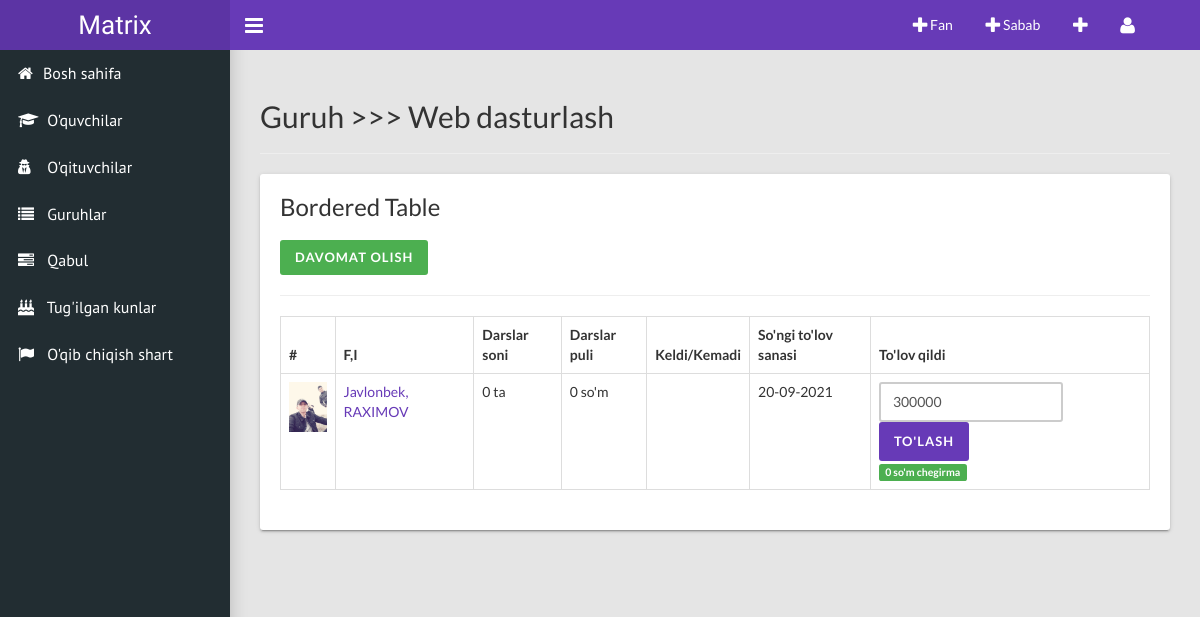
The page /group/1 on the database its author committed.
### main/models.py (models this page shows, shortened)
class Group(models.Model):
    own = models.ForeignKey(User, related_name="own_group", on_delete=models.CASCADE, blank=True, null=True)
    teacher = models.ForeignKey(Teacher, related_name="group", on_delete=models.CASCADE, blank=True)
    name = models.CharField("Guruh nomi", max_length=350)
    subject = models.ForeignKey(Subjects, related_name="teachers_group", on_delete=models.CASCADE, blank=True)
    time = models.CharField("Vaqti", max_length=50)
    kunlari = models.CharField("Hafta kunlari", max_length=350)
    payment = models.PositiveIntegerField("To'lov", default=0)
    days_in_month = models.PositiveIntegerField("Kun soni", default=0)
    active = models.BooleanField("aktiv/aktiv emas", default=False)

class Student(models.Model):
    own = models.ForeignKey(User, related_name="students", on_delete=models.CASCADE, blank=True, null=True)
    group = models.ForeignKey(Group, related_name="student", on_delete=models.CASCADE, blank=True, null=True)
    name = models.CharField("Ismi", max_length=150)
    surname = models.CharField("Familiyasi", max_length=150)
    brith = models.CharField("Tug'ulgan sanasi", max_length=50)
    image = models.ImageField("O'quvchi rasmi", upload_to='student_img/', blank=True, null=True)
    password_img = models.ImageField("Pasort rasmi", upload_to='students_passport', blank=True)
    tel_num = models.CharField("Telefon raqami", max_length=50, blank=True)
    place = models.CharField("Yashash manzili", max_length=50)
    price = models.PositiveIntegerField("Chegirma",default=0)
    countsub = models.PositiveIntegerField("Bir oydagi darslar soni",default=0)
    allprice = models.PositiveIntegerField("Jami to'lov",default=0)
    called = models.BooleanField("called/not called",default=False)
    camewith = models.ForeignKey(CameWith, related_name="students", blank=True, on_delete=models.PROTECT)

class PayedHistory(models.Model):
    student = models.ForeignKey(Student, related_name="payment", on_delete=models.CASCADE)
    time = models.CharField("To'lagan sanasi", blank=True, max_length=100)
    payed = models.PositiveIntegerField("summasi", default=0)
    class Meta:
        ordering = ['-id']

### main/views.py (the view)
# urls.py: path("group/<pk>", group_detail, name="group"),
def group_detail(request, pk):
    group = Group.objects.get(pk=pk)
    context = {
        'group':group,
    }
    return render(request, 'group_detail.html', context)

### main/context_pro.py (called while the page is built)
def students(request):
    context = {
        'teachers':Teacher.objects.all(),
        'student':Student.objects.all(),
    }
    return context

### templates/group_detail.html (shortened to what this page needs)
{% extends 'wrapper.html' %}
{% load static %}
{% block content %}
    <div class="content-wrapper">
        <h2>Guruh >>> {{group.name}}</h2><hr>
        <div class="card">
            <h3 class="card-title">Bordered Table</h3>
            <div class="btn-group">
                <a href="#" id="getPlus" class="btn btn-success" title="Davomat olish uchun bosing">Davomat olish</a>
            </div><hr>
            <table class="table table-bordered">
              <thead>
                <tr>
                  <th class="desktop">#</th>
                  <th>F,I</th>
                  <th class="desktop">Darslar soni</th>
                  <th class="desktop">Darslar puli</th>
                  <th>Keldi/Kemadi</th>
                  <th class="desktop">So'ngi to'lov sanasi</th>
                  <th>To'lov qildi</th>
                </tr>
              </thead>
              <tbody>
                  {% for stu in group.student.all %}
                    <tr>
                        <td class="desktop"><img src="{{stu.image.url}}" height="50" alt=""></td>
                        <td><a href="{% url 'main:student' stu.pk %}">{{stu.name}}, {{stu.surname}}</a></td>
                        <td class="desktop">{{stu.countsub}} ta</td>
                        <td class="desktop">{{stu.allprice}} so'm</td>
                        <td>
                        </td>
                        <td class="desktop">{{stu.payment.first.time}}</td>
                        <td>
                            <form class="form-inline">
                                <div class="form-group">
                                    <input type="number" id="value" class="form-control" value="{{stu.group.payment}}">
                                    {% if stu.price == 0 %}
                                        <a href="#" class="btn btn-primary" id="pay" data-pk="{{stu.pk}}" data-action="full">To'lash</a>
                                        {% else %}
                                        <a href="#" class="btn btn-success" id="pay" data-pk="{{stu.pk}}" data-action="skit">Chegirma</a>
                                    {% endif %}
                                </div>
                            </form>
                            <p class="label label-success" id="pay_free">{{stu.price}} so'm chegirma</p>
                        </td>
                    </tr>
                  {% endfor %}
              </tbody>
            </table>
          </div>
    </div>
{% endblock content %}

### rows shown on the page
Group: name "Web dasturlash"
Student: image (picture), name "Javlonbek", surname "RAXIMOV", countsub "0", allprice "0", payment.first.time "20-09-2021", group.payment "300000", price "0"
